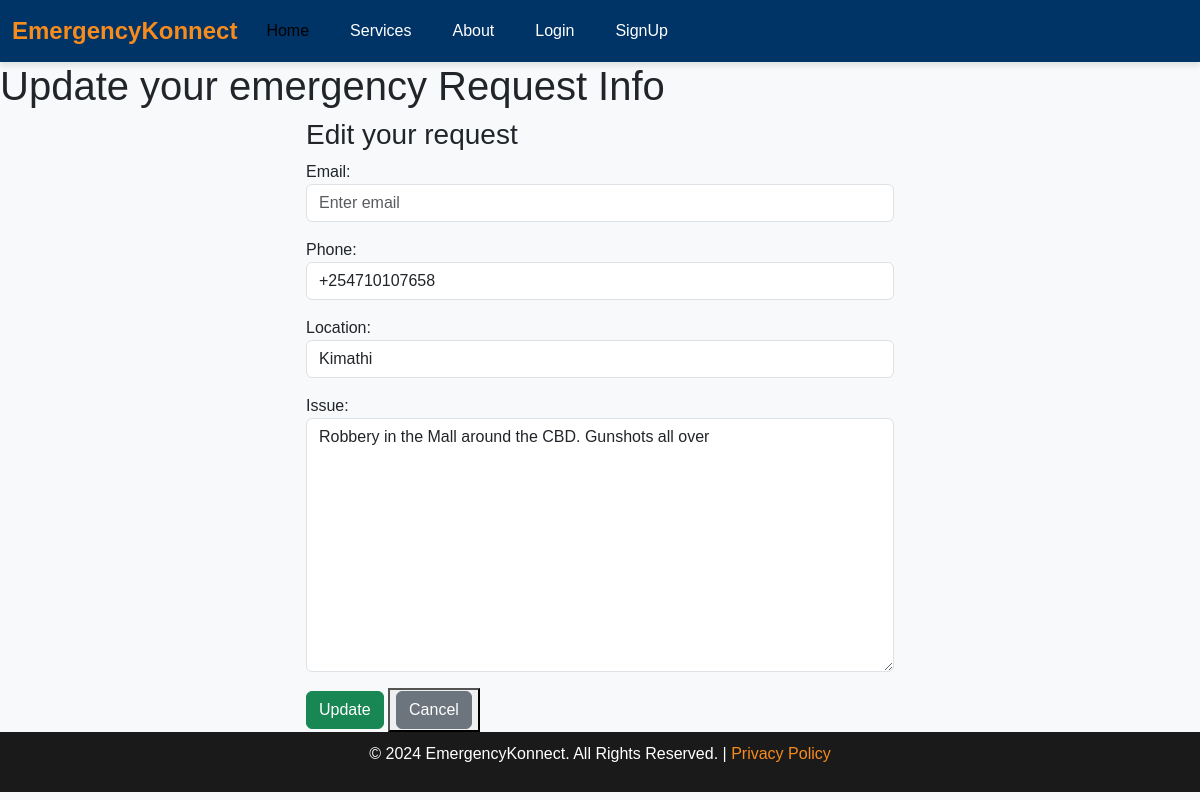
Page /update_request/6/ on the committed database.
### emergency/models.py (models this page shows, shortened)
class UserRequest(models.Model):
    user = models.ForeignKey(User, on_delete=models.CASCADE, null=True, blank=True)
    email = models.EmailField(max_length=254, blank=True, null=True)
    phone = models.CharField(max_length=15)
    location = models.CharField(max_length=100)
    issue = models.TextField()
    created_at = models.DateTimeField(auto_now_add=True)

### emergency/views.py (the view)
# urls.py: path('update_request/<int:user_id>/', views.update_request, name='update_request'),  # Update view
def update_request(request,user_id):
    emergencyRequest=get_object_or_404(UserRequest, user_id=user_id)
    if request.method == 'POST':
        form = RequestForm(request.POST, instance=emergencyRequest)
        if form.is_valid():
            form.save()
            messages.success(request, 'Student updated successfully!')
            return redirect('info',)
        else:
            messages.error(request, 'Please check form details')
    else:
        form = RequestForm(instance=emergencyRequest)
    return render(request, 'update.html', {'form':form, 'emergencyRequest':emergencyRequest})

### emergency/forms.py
class RequestForm(forms.ModelForm):
    class Meta:
        model = UserRequest
        fields = ['email', 'phone', 'location', 'issue']
        widgets = {
            'email': forms.EmailInput(attrs={'class': 'form-control', 'placeholder': 'Enter email'}),
            'phone': forms.TextInput(attrs={'class': 'form-control', 'placeholder': 'Enter Your Phone Number'}),
            'location': forms.TextInput(attrs={'class': 'form-control', 'placeholder': 'Enter the location'}),
            'issue': forms.Textarea(attrs={'class': 'form-control', 'placeholder': 'Enter your issue'}),
        }
    def __init__(self, *args, **kwargs):
        super().__init__(*args, **kwargs)
        self.fields['email'].required = False

### templates/update.html (shortened to what this page needs)
{% extends 'base.html' %}
{% block content %}
	<h1>Update your emergency Request Info</h1>
        <div class="row">
        <div class="col-md-3"></div>
        <div class="col-md-6">
            <h3 class="">Edit your request</h3>
            <form action="" method="post" enctype="multipart/form-data" class="form-group">
                {{ form.as_p }}
                <button class=" btn btn-success" type="submit">Update</button>
                <button><a href="" class=" btn btn-secondary">Cancel</a></button>
            </form>
        </div>
        <div class="col-md-3"></div>
        </div>
{% endblock %}

### static/styles/main.css (style rules this page uses)
body { font-family: 'Arial', sans-serif; background-color: #f8f9fa; margin: 0; padding: 0; }

### rows in the picture
UserRequest: phone "+254710107658", location "Kimathi", issue "Robbery in the Mall around the CBD. Gunshots all over"
